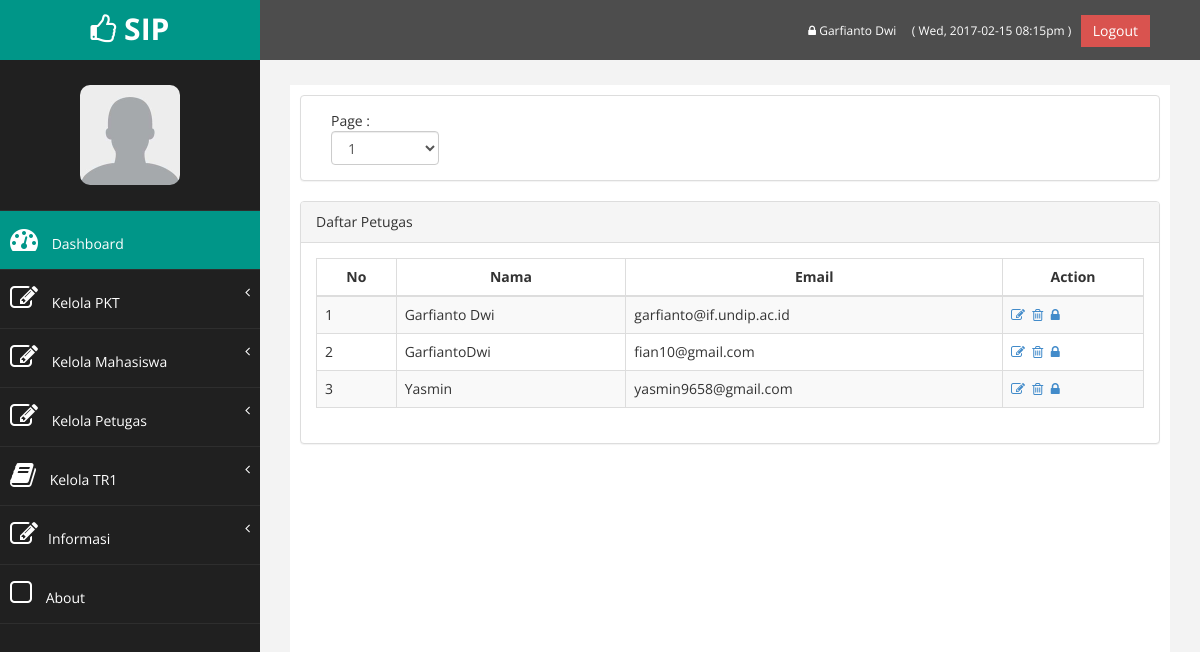
Page /dashboard/daftar_petugas.php (signed in) on the committed database.
### tables this page shows
CREATE TABLE `petugas` (
  `idpetugas` int(11) NOT NULL,
  `nama` varchar(30) NOT NULL,
  `email` varchar(50) NOT NULL,
  `password` varchar(50) NOT NULL
);

### dashboard/functions.php (called while the page is built, shortened)
<?php
	require_once('connect.php');
	$con = mysqli_connect($db_host, $db_username, $db_password, $db_database);
	$site_name="SIP";
	if(isset($_SESSION['sip_masuk_aja'])){
		if($_SESSION['sip_status']=='petugas'){
			$query = "SELECT * FROM petugas WHERE idpetugas=".$_SESSION['sip_masuk_aja']."";
			$petugas=mysqli_query($con,$query);
			$petugas=$petugas->fetch_object();
			$status=$_SESSION['sip_status'];
		}elseif($_SESSION['sip_status']=='anggota'){
			$query = "SELECT * FROM anggota WHERE nim=".$_SESSION['sip_masuk_aja']."";
			$anggota=mysqli_query($con,$query);
			$anggota=$anggota->fetch_object();
			$status=$_SESSION['sip_status'];
		}elseif($_SESSION['sip_status']=='dosen'){
			$query = "SELECT * FROM dosen WHERE nip=".$_SESSION['sip_masuk_aja']."";
			$dosen=mysqli_query($con,$query);
			$dosen=$dosen->fetch_object();
			$status=$_SESSION['sip_status'];
		}elseif($_SESSION['sip_status']=='lab'){
			$query = "SELECT * FROM lab WHERE idlab=".$_SESSION['sip_masuk_aja']."";
			$lab=mysqli_query($con,$query);
			$lab=$lab->fetch_object();
			$status=$_SESSION['sip_status'];
		}else {
			echo "Harap ulangi login";
		}
	}
?>

### dashboard/daftar_petugas.php (the view, shortened to what this page needs)
<?php
	include_once('sidebar.php');
?>
<div class="row" >
	<div class="col-md-12 col-sm-12 col-xs-12">
		<div class="panel panel-default">
			<div class="panel-body">
				<div class="col-md-2 col-sm-12 col-xs-12">
					Page :
				<?php
					$query = "SELECT count(idpetugas) as jml_data FROM petugas";
					$result = $con->query( $query );
					$row = $result->fetch_object();
					$jml_data=$row->jml_data;
					$total_page=ceil($jml_data/10);
					echo "<select class='form-control' id='page'>";
					for($i=1;$i<=$total_page;$i++){
						echo "<option value='".$i."'>".$i."</option>";
					}
					echo "</select>";
				?>
				</div>
			</div>
		</div>
	</div>
</div>
<div class="row" >
	<div class="col-md-12 col-sm-12 col-xs-12">
		<div class="panel panel-default">
			<div class="panel-heading">
			   Daftar Petugas
			</div>
			<div class="panel-body">
				<div class="table-responsive">
					<table class="table table-striped table-bordered table-hover">
						<thead>
							<tr>
								<th>No</th>
								<th>Nama</th>
								<th>Email</th>
								<th>Action</th>
							</tr>
						</thead>
						<tbody id="hasil">
						<?php
							$query = "SELECT * FROM petugas ORDER BY nama LIMIT 10";
							$result = $con->query( $query );
							$i=1;
							while($row = $result->fetch_object()){
								echo "<tr>";
								echo "<td>".$i."</td>";$i++;
								echo "<td>".$row->nama."</td>";
								echo "<td>".$row->email."</td>";
								echo "<td>
										<a href='edit_petugas.php?id=".$row->idpetugas."'><i class='fa fa-edit'></i></a>&nbsp;
										<a href='delete_petugas.php?id=".$row->idpetugas."'><i class='fa fa-trash-o'></i></a>&nbsp;
										<a href='repass.php?data=petugas&id=".$row->idpetugas."'><i class='fa fa-lock'></i></a>
									 </td>";
								echo "</tr>";
							}
						?>
						</tbody>
					</table>
				</div>
			</div>
		</div>
	</div>
</div>
<?php
	include_once('footer.php');
?>

### dashboard/sidebar.php (shortened to what this page needs)
<?php
	require_once('functions.php');
?>
<!DOCTYPE html>
<html xmlns="http://www.w3.org/1999/xhtml">
<head>
    <link href="assets/css/bootstrap.css" rel="stylesheet" />
    <link href="assets/css/font-awesome.css" rel="stylesheet" />
    <link href="assets/css/custom.css" rel="stylesheet" />
</head>
<body>
    <div id="wrapper">
		<nav class="navbar navbar-default navbar-cls-top " role="navigation" style="margin-bottom: 0">
            <div class="navbar-header">
                <a class="navbar-brand" hKeloref="index.php"><i class="fa fa-thumbs-o-up"></i> <?php echo $site_name ?></a>
            </div>
			<div style="color: white; padding: 15px 50px 5px 50px; float: right; font-size: 16px;">
				<a href="profil.php" title='Ubah Password' style="color:#fff; font-size:12px;"><i class="fa fa-lock"></i> <?php if($status=="petugas") echo $petugas->nama; elseif($status=="dosen") echo $dosen->nama_dosen;elseif($status=="lab") echo $lab->nama_lab; else echo $anggota->nama; ?> </a>&nbsp;&nbsp;
				<a style="text-decoration: none; color:#fff; font-size:12px;"> <?php
					echo " ( ".date("D, Y-m-d") . " ". date("h:ia")." )&nbsp;&nbsp;";
				?>
				</a>
				<a href="logout.php" class="btn btn-danger square-btn-adjust">Logout</a>
			</div>
        </nav>
        <nav class="navbar-default navbar-side" role="navigation">
            <div class="sidebar-collapse">
                <ul class="nav" id="main-menu">
				<li class="text-center">
					<img src="assets/img/user/default.jpg" class="user-image img-responsive"/>
				</li>
				<li>
					<a class="active-menu" href="index.php"><i class="fa fa-dashboard fa-2x"></i> Dashboard</a>
				</li>
				<?php
				if($status=="petugas"){
					echo '<li>
						<a href="#"><i class="fa fa-edit fa-2x"></i> Kelola PKT<span class="fa arrow"></span></a>
						<ul class="nav nav-second-level">
							<li><a href="p_daftar_pkt.php">Pendaftaran PKT</a></li>
							<li><a href="daftar_pkt.php">Daftar Mahasiswa PKT</a></li>
							<li><a href="daftar_input_judul.php">Input Judul Mahasiswa PKT</a></li>
							<li><a href="daftar_judul.php">Daftar Judul Mahasiswa PKT</a></li>
							<li><a href="mhs_lab.php">Input penempatan mahasiswa</a></li>
							<li><a href="daftar_penempatan.php">Daftar penempatan mahasiswa</a></li>
							<li><a href="bimbingan.php">Input bimbingan mahasiswa</a></li>
							<li><a href="daftar_bimbingan.php">Daftar bimbingan mahasiswa</a></li>
							<li><a href="input_nilai_pkt1.php">Input nilai PKT</a></li>
							<li><a href="nilai_pkt.php">Daftar Nilai PKT</a></li>
						</ul>
					</li>
					<li>
						<a href="#"><i class="fa fa-edit fa-2x"></i> Kelola Mahasiswa<span class="fa arrow"></span></a>
						<ul class="nav nav-second-level">
							<li><a href="daftar_anggota.php">Data Anggota</a></li>
							<li><a href="tambah_anggota.php">Tambah Anggota</a></li>
						</ul>
					</li>
					<li>
						<a href="#"><i class="fa fa-edit fa-2x"></i> Kelola Petugas<span class="fa arrow"></span></a>
						<ul class="nav nav-second-level">
							<li><a href="daftar_petugas.php">Data Petugas</a></li>
							<li><a href="tambah_petugas.php">Tambah Petugas</a></li>
						</ul>
					</li>';
				}
				?>
				<li>
						<?php
							echo '<a href="#"><i class="fa fa-book fa-2x"></i> Kelola TR1';
						?>
					<span class="fa arrow"></span></a>
				</li>
				<li>
					<a href="#"><i class="fa fa-edit fa-2x"></i>Informasi<span class="fa arrow"></span></a>
				</li>
					<li>
                        <a  href="http://localhost/sip/index.php#about"><i class="fa fa-square-o fa-2x"></i> About</a>
					</li>
                </ul>
            </div>
        </nav>
        <div id="page-wrapper" >
            <div id="page-inner">

### dashboard/assets/css/custom.css (style rules this page uses)
body { font-family: 'Open Sans', sans-serif; }
#wrapper { width: 100%; background:#202020; }
#page-wrapper { padding: 15px 15px; min-height: 600px; background:#F3F3F3; }
#page-inner { width:100%; margin:10px 20px 10px 0px; background-color:#fff!important; padding:10px; min-height:1200px; }
.text-center { text-align:center; }
.square-btn-adjust { border: 0px solid transparent; -webkit-border-radius: 0px; -moz-border-radius: 0px; border-radius: 0px; }
.user-image { margin: 25px auto; -webkit-border-radius: 10px; -moz-border-radius: 10px; border-radius: 10px; max-height:100px; max-width:100px; }
.navbar-cls-top .navbar-brand { color: #fff; background: #009688; width: 260px; text-align: center; height: 60px; font-size: 30px; font-weight: 700; }
.active-menu { background-color:#009688!important; }
.arrow { float: right; }
.fa.arrow:before { content: "\f104"; }
.sidebar-collapse , .sidebar-collapse .nav { background:none; }
.sidebar-collapse .nav { padding:0; }
.sidebar-collapse .nav > li > a { color:#fff; background:#202020; text-shadow:none; }
.sidebar-collapse > .nav > li > a { padding:15px 10px; }
.sidebar-collapse > .nav > li { border-bottom: 1px solid rgba(107, 108, 109, 0.19); }
.navbar-side { border:none; background-color: #202020; }
.navbar-cls-top { background:#4D4D4D; border-bottom:none; }
.navbar-default { border:0px solid black; }
.navbar-header { background: #009688; }
.nav > li > a > i { margin-right:10px; }
@media (min-width:768px) { #page-wrapper { margin: 0 0 0 260px; padding: 15px 30px; min-height: 1200px; } }
@media (min-width:768px) { .navbar-side { z-index: 1; position: absolute; width: 260px; } }
@media (min-width:768px) { .navbar { border-radius: 0px; } }

### rows in the picture
petugas: nama "Garfianto Dwi", email "garfianto@if.undip.ac.id"
petugas: nama "GarfiantoDwi", email "fian10@gmail.com"
petugas: nama "Yasmin", email "yasmin9658@gmail.com"

### other values in the picture
$site_name "SIP"
form field value "1"
